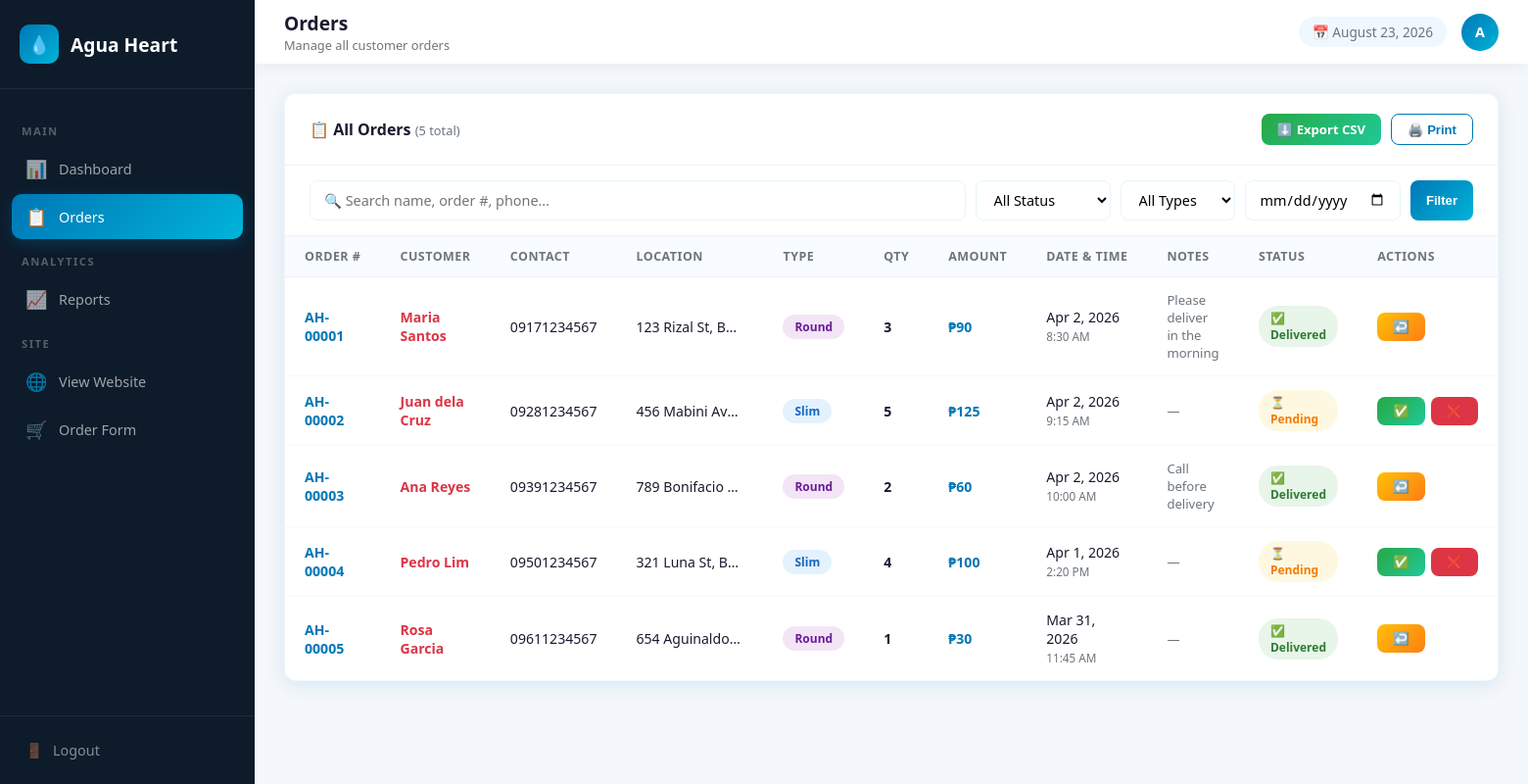
The page /admin/orders.php (signed in) on the database as committed earlier.
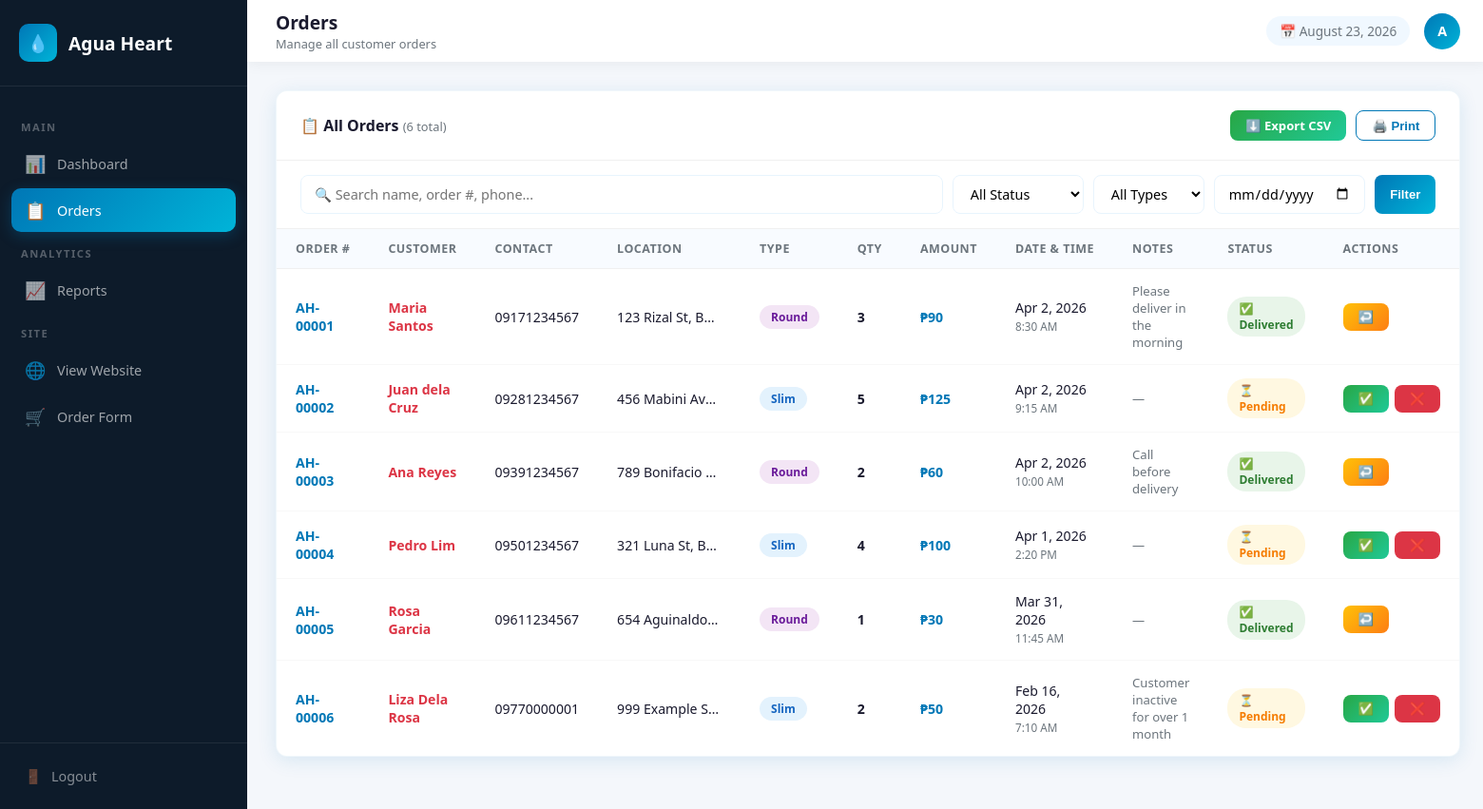
The same page on the database as committed later.
### tables this page shows
CREATE TABLE IF NOT EXISTS orders (
    id INT AUTO_INCREMENT PRIMARY KEY,
    order_number VARCHAR(20) NOT NULL,
    customer_name VARCHAR(100) NOT NULL,
    contact_number VARCHAR(20) NOT NULL,
    location TEXT NOT NULL,
    gallon_type ENUM('Slim','Round') NOT NULL,
    quantity INT NOT NULL,
    notes TEXT,
    status ENUM('Pending','Delivered','Cancelled') DEFAULT 'Pending',
    date_ordered DATE NOT NULL,
    time_ordered TIME NOT NULL,
    created_at TIMESTAMP DEFAULT CURRENT_TIMESTAMP
);

### admin/orders.php (the view, shortened to what this page needs)
<?php
require_once '../includes/db.php';
$perPage = 15;
$page = max(1, (int)($_GET['page'] ?? 1));
$offset = ($page - 1) * $perPage;
$search  = trim($_GET['search'] ?? '');
$status  = $_GET['status'] ?? '';
$date    = $_GET['date'] ?? '';
$where = [];
$params = [];
$types = '';
$whereSQL = $where ? 'WHERE ' . implode(' AND ', $where) : '';
$countStmt = $conn->prepare("SELECT COUNT(*) as c FROM orders $whereSQL");
$countStmt->execute();
$total = $countStmt->get_result()->fetch_assoc()['c'];
$stmt = $conn->prepare("SELECT * FROM orders $whereSQL ORDER BY created_at DESC LIMIT ? OFFSET ?");
$allParams = array_merge($params, [$perPage, $offset]);
$allTypes = $types . 'ii';
$stmt->bind_param($allTypes, ...$allParams);
$stmt->execute();
$orders = $stmt->get_result();
$inactiveCustomers = getInactiveCustomers($conn);
?>
<!DOCTYPE html>
<html lang="en">
<head>
    <link rel="stylesheet" href="../assets/css/admin.css">
</head>
<body>
<div class="admin-layout">
    <aside class="sidebar" id="sidebar">
        <div class="sidebar-header">
            <a href="../index.php" class="sidebar-logo">
                <div class="logo-icon">💧</div>
                <span>Agua Heart</span>
            </a>
        </div>
        <nav class="sidebar-nav">
            <div class="nav-label">Main</div>
            <a href="dashboard.php"><span class="nav-icon">📊</span> Dashboard</a>
            <a href="orders.php" class="active"><span class="nav-icon">📋</span> Orders</a>
            <div class="nav-label">Analytics</div>
            <a href="reports.php"><span class="nav-icon">📈</span> Reports</a>
            <div class="nav-label">Site</div>
            <a href="../index.php" target="_blank"><span class="nav-icon">🌐</span> View Website</a>
            <a href="../order.php" target="_blank"><span class="nav-icon">🛒</span> Order Form</a>
        </nav>
        <div class="sidebar-footer">
            <a href="logout.php"><span>🚪</span> Logout</a>
        </div>
    </aside>
    <div class="main-content">
        <div class="topbar">
            <div style="display:flex;align-items:center;gap:15px">
                <div class="topbar-left">
                    <h2>Orders</h2>
                    <p>Manage all customer orders</p>
                </div>
            </div>
            <div class="topbar-right">
                <div class="topbar-date">📅 <?= date('F j, Y') ?></div>
                <div class="admin-avatar"><?= strtoupper(substr($_SESSION['admin_username'], 0, 1)) ?></div>
            </div>
        </div>
        <div class="page-content">
            <div class="table-card">
                <div class="table-header">
                    <h3>📋 All Orders <span style="font-size:0.8rem;color:#6c757d;font-weight:400">(<?= $total ?> total)</span></h3>
                    <div class="table-actions">
                        <a href="reports.php?export=csv<?= $search ? '&search='.urlencode($search) : '' ?><?= $status ? '&status='.urlencode($status) : '' ?>" class="btn-sm btn-success">⬇️ Export CSV</a>
                        <button onclick="window.print()" class="btn-sm btn-outline">🖨️ Print</button>
                    </div>
                </div>
                <form method="GET" class="search-filter">
                    <input type="text" name="search" class="search-input"
                           placeholder="🔍 Search name, order #, phone..."
                           value="<?= htmlspecialchars($search) ?>">
                    <select name="status" class="filter-select">
                        <option value="">All Status</option>
                    </select>
                    <select name="type" class="filter-select">
                        <option value="">All Types</option>
                    </select>
                    <input type="date" name="date" class="filter-select" value="<?= htmlspecialchars($date) ?>">
                    <button type="submit" class="btn-sm btn-primary">Filter</button>
                </form>
                <div class="table-wrap">
                    <table>
                        <thead>
                            <tr>
                                <th>Order #</th>
                                <th>Customer</th>
                                <th>Contact</th>
                                <th>Location</th>
                                <th>Type</th>
                                <th>Qty</th>
                                <th>Amount</th>
                                <th>Date & Time</th>
                                <th>Notes</th>
                                <th>Status</th>
                                <th>Actions</th>
                            </tr>
                        </thead>
                        <tbody>
                        <?php if ($orders->num_rows === 0): ?>
                            <tr><td colspan="11" style="text-align:center;padding:40px;color:#6c757d">No orders found.</td></tr>
                        <?php else: ?>
                        <?php while ($row = $orders->fetch_assoc()):
                            $price = $row['gallon_type'] === 'Slim' ? PRICE_SLIM : PRICE_ROUND;
                            $amount = $price * $row['quantity'];
                            $isInactive = isset($inactiveCustomers[$row['customer_name']]);
                        ?>
                            <tr>
                                <td><strong style="color:#0077b6"><?= htmlspecialchars($row['order_number']) ?></strong></td>
                                <td>
                                    <div style="<?= $isInactive ? 'color:#dc3545;font-weight:700' : '' ?>"><?= htmlspecialchars($row['customer_name']) ?></div>
                                </td>
                                <td><?= htmlspecialchars($row['contact_number']) ?></td>
                                <td style="max-width:150px;white-space:nowrap;overflow:hidden;text-overflow:ellipsis" title="<?= htmlspecialchars($row['location']) ?>"><?= htmlspecialchars($row['location']) ?></td>
                                <td><span class="badge badge-<?= strtolower($row['gallon_type']) ?>"><?= $row['gallon_type'] ?></span></td>
                                <td><strong><?= $row['quantity'] ?></strong></td>
                                <td><strong style="color:#0077b6">₱<?= number_format($amount) ?></strong></td>
                                <td>
                                    <?= date('M j, Y', strtotime($row['date_ordered'])) ?><br>
                                    <small style="color:#6c757d"><?= date('g:i A', strtotime($row['time_ordered'])) ?></small>
                                </td>
                                <td style="max-width:120px;font-size:0.82rem;color:#6c757d">
                                    <?= $row['notes'] ? htmlspecialchars(substr($row['notes'], 0, 40)) . (strlen($row['notes']) > 40 ? '...' : '') : '—' ?>
                                </td>
                                <td>
                                    <span class="badge badge-<?= strtolower($row['status']) ?>">
                                        <?= $row['status'] === 'Pending' ? '⏳' : ($row['status'] === 'Delivered' ? '✅' : '❌') ?>
                                        <?= $row['status'] ?>
                                    </span>
                                </td>
                                <td>
                                    <div class="action-btns">
                                        <?php if ($row['status'] === 'Pending'): ?>
                                            <button class="btn-sm btn-success" onclick="updateStatus(<?= $row['id'] ?>,'Delivered')" title="Mark Delivered">✅</button>
                                            <button class="btn-sm btn-danger" onclick="updateStatus(<?= $row['id'] ?>,'Cancelled')" title="Cancel">❌</button>
                                        <?php elseif ($row['status'] === 'Delivered'): ?>
                                            <button class="btn-sm btn-warning" onclick="updateStatus(<?= $row['id'] ?>,'Pending')" title="Revert to Pending">↩️</button>
                                        <?php else: ?>
                                            <button class="btn-sm btn-warning" onclick="updateStatus(<?= $row['id'] ?>,'Pending')" title="Revert to Pending">↩️</button>
                                        <?php endif; ?>
                                    </div>
                                </td>
                            </tr>
                        <?php endwhile; ?>
                        <?php endif; ?>
                        </tbody>
                    </table>
                </div>
            </div>
        </div>
    </div>
</div>
</body>
</html>

Rows that differ between the two databases and show on the page:
added orders: order_number "AH-00006", customer_name "Liza Dela Rosa", contact_number "09770000001", location "999 Example S…", gallon_type "Slim", quantity "2", amount "50", date_ordered "Feb 16, 2026", time_ordered "7:10 AM", notes "Customer inactive for over 1 month", status "Pending"
Other text that changed with them:
$total: "5" → "6"
